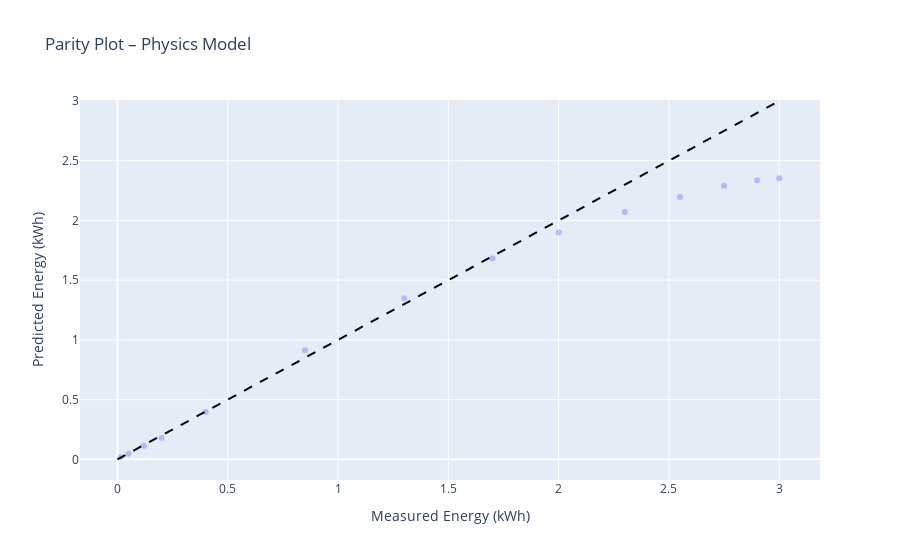
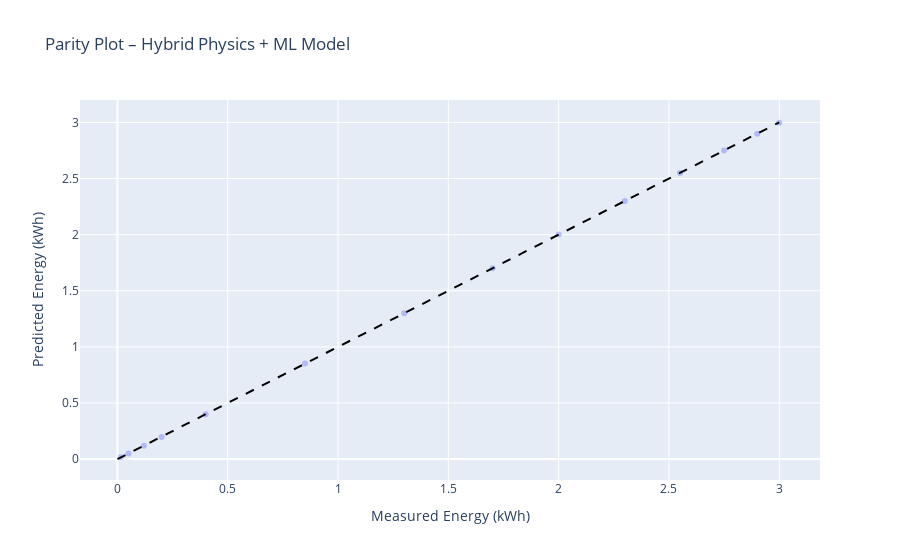

Notebook code for these charts, in order:
### Code cell
mask = trips["E_total_kWh"] > 0.01

parity_df = trips.loc[mask].copy()

fig_parity = px.scatter(
    parity_df,
    x="E_total_kWh",
    y="E_pred_physics",
    opacity=0.4,
    labels={
        "E_total_kWh": "Measured Energy (kWh)",
        "E_pred_physics": "Predicted Energy (kWh)"
    },
    title="Parity Plot – Physics Model"
)

# Perfect prediction line
max_e = parity_df["E_total_kWh"].max()
fig_parity.add_shape(
    type="line",
    x0=0, y0=0,
    x1=max_e, y1=max_e,
    line=dict(color="black", dash="dash")
)

fig_parity.show()


fig_parity_hyb = px.scatter(
    parity_df,
    x="E_total_kWh",
    y="E_pred_hybrid",
    opacity=0.4,
    labels={
        "E_total_kWh": "Measured Energy (kWh)",
        "E_pred_hybrid": "Predicted Energy (kWh)"
    },
    title="Parity Plot – Hybrid Physics + ML Model"
)

fig_parity_hyb.add_shape(
    type="line",
    x0=0, y0=0,
    x1=max_e, y1=max_e,
    line=dict(color="black", dash="dash")
)

fig_parity_hyb.show()

### Figure 1 — Plotly figure (JSON) as saved in the notebook; plotly's stock layout.template omitted (floating-point values rounded to 4 significant figures)
{"data": [{"hovertemplate": "Measured Energy (kWh)=%{x}<br>Predicted Energy (kWh)=%{y}<extra></extra>", "legendgroup": "", "marker": {"color": "#636efa", "opacity": 0.4, "symbol": "circle"}, "mode": "markers", "name": "", "orientation": "v", "showlegend": false, "type": "scatter", "x": [0.015, 0.05, 0.12, 0.2, 0.4, 0.85, 1.3, 1.7, 2.0, 2.3, 2.55, 2.75, 2.9, 3.0], "xaxis": "x", "y": [0.01739, 0.04661, 0.1135, 0.1806, 0.3955, 0.913, 1.348, 1.682, 1.9, 2.07, 2.197, 2.291, 2.336, 2.354], "yaxis": "y"}], "layout": {"legend": {"tracegroupgap": 0}, "shapes": [{"line": {"color": "black", "dash": "dash"}, "type": "line", "x0": 0, "x1": 3, "y0": 0, "y1": 3}], "title": {"text": "Parity Plot – Physics Model"}, "xaxis": {"anchor": "y", "domain": [0, 1], "title": {"text": "Measured Energy (kWh)"}}, "yaxis": {"anchor": "x", "domain": [0, 1], "title": {"text": "Predicted Energy (kWh)"}}}}

### Figure 2 — Plotly figure (JSON) as saved in the notebook; plotly's stock layout.template omitted (floating-point values rounded to 4 significant figures)
{"data": [{"hovertemplate": "Measured Energy (kWh)=%{x}<br>Predicted Energy (kWh)=%{y}<extra></extra>", "legendgroup": "", "marker": {"color": "#636efa", "opacity": 0.4, "symbol": "circle"}, "mode": "markers", "name": "", "orientation": "v", "showlegend": false, "type": "scatter", "x": [0.015, 0.05, 0.12, 0.2, 0.4, 0.85, 1.3, 1.7, 2.0, 2.3, 2.55, 2.75, 2.9, 3.0], "xaxis": "x", "y": [0.01656, 0.04989, 0.1198, 0.1971, 0.4002, 0.8513, 1.3, 1.7, 2.001, 2.3, 2.55, 2.749, 2.899, 2.997], "yaxis": "y"}], "layout": {"legend": {"tracegroupgap": 0}, "shapes": [{"line": {"color": "black", "dash": "dash"}, "type": "line", "x0": 0, "x1": 3, "y0": 0, "y1": 3}], "title": {"text": "Parity Plot – Hybrid Physics + ML Model"}, "xaxis": {"anchor": "y", "domain": [0, 1], "title": {"text": "Measured Energy (kWh)"}}, "yaxis": {"anchor": "x", "domain": [0, 1], "title": {"text": "Predicted Energy (kWh)"}}}}
